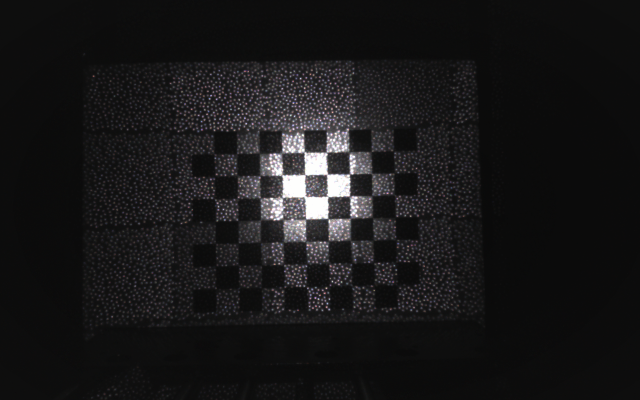
#> input picture photo/ref-4.bmp, 1280 x 800 px (shown at 1/2 size)
$ jupyter execute --allow-errors 'relife algorithm.ipynb'
#> lines starting #> are read from the running program, lines starting #| are printed output that depends on the picture
[cell 1]
import numpy as np
import os
import math
import cv2
import random

采取随机batch梯度下降法

[cell 2]
# assert x.shape  = (w,1)
# assert m.shape = (b,w)

[cell 3]
b = 25
w = 21 * 21
alph = 10**-4
batch = 50
times = 1000
threshold = 10**-6
sigma = 10**-4

直接利用ｎａｒｒｏｗ—ｗ方法不合理，需要将其加入到ｃｏｓｔ的计算公式当中

[cell 4]
# [53 lines left out: function min_cost, not called in this run]

[cell 5]
similar = list()# 构建每个patch块的相似词典
not_similar = list() # 构建每个patch快的非相似词典
x_patch = list() # 根据中心点构建patch块
patch_w = 21
patch_h = 21
not_patch_offset = int(patch_h / 2)
photo_test_left =  os.path.join('photo', 'ref-4.bmp')
photo_test_right = os.path.join('photo', 'dst-4.bmp')
p_t_gray_l = cv2.imread(photo_test_left, 0)
#> p_t_gray_l: shape (800, 1280); min 9, max 254, mean 24.2
print(p_t_gray_l)
#> (printed output is left out)
p_t_gray_r = cv2.imread(photo_test_right, 0)
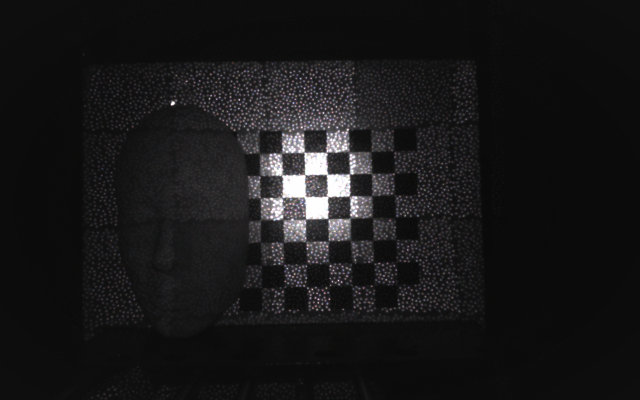
#> input picture photo/dst-4.bmp, 1280 x 800 px (shown at 1/2 size)
#> p_t_gray_r: shape (800, 1280); min 9, max 254, mean 24.2
height, width = p_t_gray_l.shape
#> height = 800; width = 1280
# print(p_t_gray_l.shape)
# print(p_t_gray_r.shape)
#> (the rest of this cell did not finish here and is left out)

#> (a cell that did not finish here is left out)

#> (a cell that did not finish here is left out)

    将上述三部分压缩成一个ｗ行ｎ列的数组（保持对应），然后我们可以利用随机数的方法随意选取某一列开始的ｂａｔｃｈ个样本进行训练。

[cell 8]
patch_equal_width = dict() # ｋｅy = height value = list()　储存在该高度上取得ｐａｔｃｈ
# 先在右侧人物图上进行选点，　根据点构造ｐａｔｃｈ，　然后设置在同等高度的阈值范围，然后将该阈值范围内的图像依次取ｐａｔｃｈ
photo_right_pp = cv2.imread(os.path.join('photo', 'dst-4.bmp'), 0)
photo_left_bg = cv2.imread(os.path.join('photo', 'ref-4.bmp'), 0)
pick_dst = 15
left_range = -3 # 上下阈值的范围
right_range = 2
print(photo_right_pp.shape)
#| (800, 1280)
ht,wd = photo_right_pp.shape
#> ht = 800; wd = 1280
i = ii = 0
while i <= (wd-15):
    i += 15
    if  i not in patch_equal_width:
        patch_equal_width[i] = dict()
    while ii <= (ht-15):
        ii += 15
        try:
            # print(photo_right_pp[ii-10:ii+11, i-10:i+11].shape)
            patch_equal_width[i][(ii, i)] = photo_right_pp[ii-10:ii+11, i-10:i+11].reshape(21*21, 1)
        except:
            pass
    ii = 0
#> after the loop, i = 1275; patch_equal_width = 85 items

# print('the patch_equal_width is ')
# print(patch_equal_width.keys)

image_show = np.zeros((ht, wd))
num_all = len(patch_equal_width)
#> num_all = 85
cnt = 0
#> (the rest of this cell did not finish here and is left out)

[cell 9]
import matplotlib.pyplot as plt
plt.figure('  ')
plt.imshow(image_show)
plt.show()
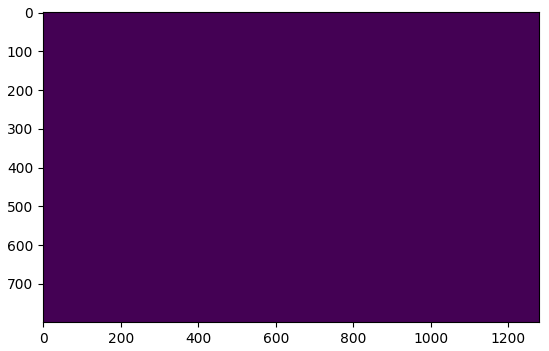
#> figure drawn by matplotlib, 1 panel
print(image_show)
#> (printed output is left out)
np.savetxt('q.txt', image_show)
